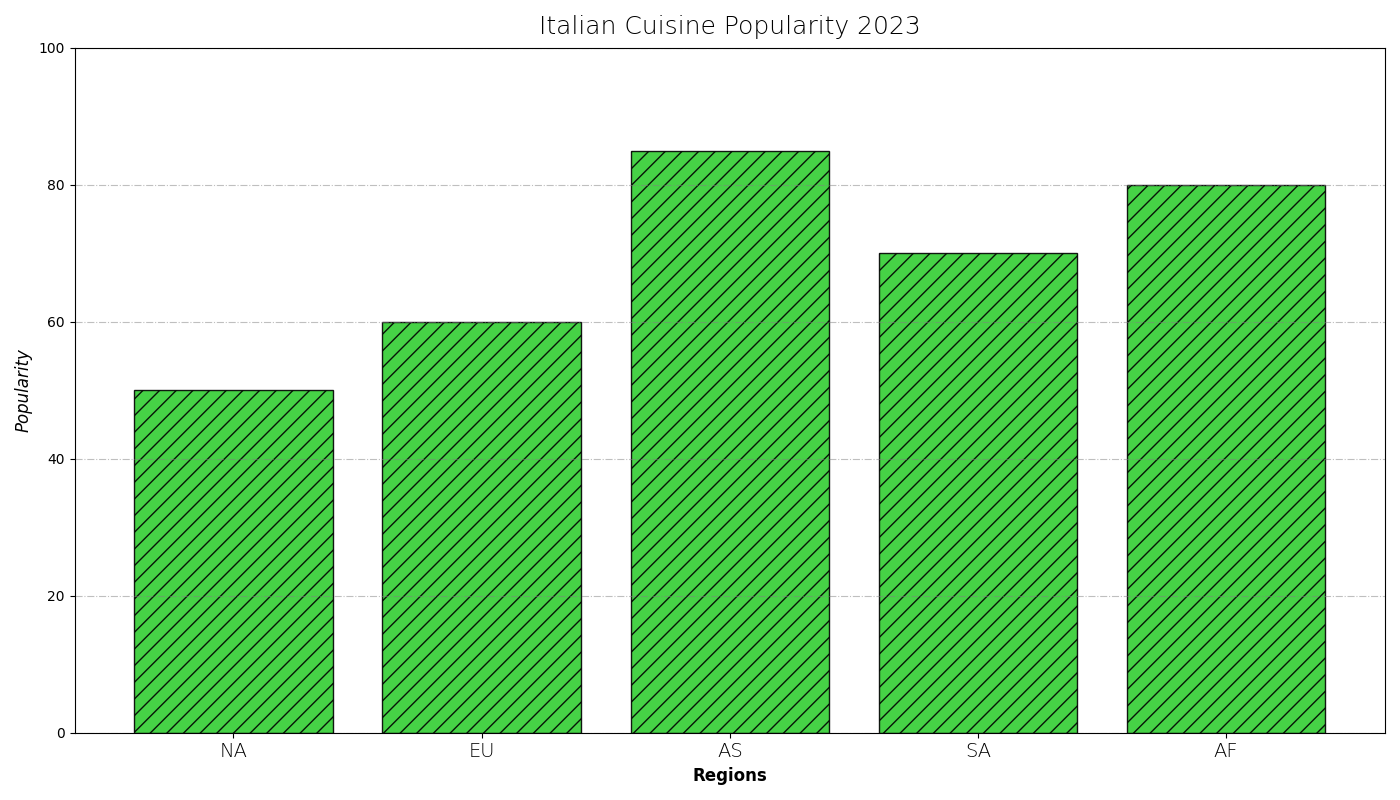

This chart was generated by the following Python code:
import matplotlib.pyplot as plt
import numpy as np

regions = ['NA', 'EU', 'AS', 'SA', 'AF']
# Manually shuffled values for Italian cuisine popularity
italian_cuisine = [50, 60, 85, 70, 80]
colors = '#32CD32'

fig, ax = plt.subplots(figsize=(14, 8))
positions = np.arange(len(regions))

# Drawing the bar chart with the manually shuffled data
ax.bar(positions, italian_cuisine, color=colors, edgecolor='black', alpha=0.9, hatch='//')

ax.set_title("Italian Cuisine Popularity 2023", fontsize=18, fontweight='light', pad=10)
ax.set_xlabel("Regions", fontsize=12, fontweight='bold')
ax.set_ylabel("Popularity", fontsize=12, fontstyle='italic')

ax.set_xticks(positions)
ax.set_xticklabels(regions, fontsize=14, fontweight='light')

ax.grid(axis='y', linestyle='-.', color='gray', alpha=0.5)
ax.yaxis.set_ticks(np.arange(0, 101, 20))

plt.tight_layout()
plt.show()
